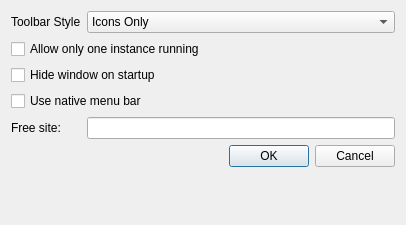
<?xml version="1.0" encoding="UTF-8"?>
<ui version="4.0">
 <class>SettingsDialog</class>
 <widget class="QDialog" name="SettingsDialog">
  <property name="geometry">
   <rect>
    <x>0</x>
    <y>0</y>
    <width>406</width>
    <height>225</height>
   </rect>
  </property>
  <property name="windowTitle">
   <string>General Settings</string>
  </property>
  <layout class="QFormLayout" name="formLayout">
   <item row="2" column="0">
    <widget class="QLabel" name="toolbarStyleLabel">
     <property name="text">
      <string>Toolbar Style</string>
     </property>
    </widget>
   </item>
   <item row="2" column="1">
    <widget class="QComboBox" name="toolbarStyleComboBox">
     <property name="sizePolicy">
      <sizepolicy hsizetype="Expanding" vsizetype="Fixed">
       <horstretch>0</horstretch>
       <verstretch>0</verstretch>
      </sizepolicy>
     </property>
     <item>
      <property name="text">
       <string>Icons Only</string>
      </property>
     </item>
     <item>
      <property name="text">
       <string>Text Only</string>
      </property>
     </item>
     <item>
      <property name="text">
       <string>Text Alongside Icons</string>
      </property>
     </item>
     <item>
      <property name="text">
       <string>Text Under Icons</string>
      </property>
     </item>
     <item>
      <property name="text">
       <string>System Style</string>
      </property>
     </item>
    </widget>
   </item>
   <item row="3" column="0" colspan="2">
    <widget class="QCheckBox" name="oneInstanceCheckBox">
     <property name="text">
      <string>Allow only one instance running</string>
     </property>
    </widget>
   </item>
   <item row="4" column="0" colspan="2">
    <widget class="QCheckBox" name="hideCheckBox">
     <property name="text">
      <string>Hide window on startup</string>
     </property>
    </widget>
   </item>
   <item row="5" column="0" colspan="2">
    <widget class="QCheckBox" name="nativeMenuBarCheckBox">
     <property name="toolTip">
      <string>Need to restart the application for this change to take effect</string>
     </property>
     <property name="text">
      <string>Use native menu bar</string>
     </property>
    </widget>
   </item>
   <item row="9" column="1">
    <widget class="QDialogButtonBox" name="buttonBox">
     <property name="orientation">
      <enum>Qt::Horizontal</enum>
     </property>
     <property name="standardButtons">
      <set>QDialogButtonBox::Cancel|QDialogButtonBox::Ok</set>
     </property>
    </widget>
   </item>
   <item row="6" column="0">
    <widget class="QLabel" name="labelFreeSite">
     <property name="text">
      <string>Free site:</string>
     </property>
    </widget>
   </item>
   <item row="6" column="1">
    <widget class="QLineEdit" name="editFreeSite"/>
   </item>
  </layout>
 </widget>
 <resources/>
 <connections>
  <connection>
   <sender>buttonBox</sender>
   <signal>rejected()</signal>
   <receiver>SettingsDialog</receiver>
   <slot>reject()</slot>
   <hints>
    <hint type="sourcelabel">
     <x>316</x>
     <y>260</y>
    </hint>
    <hint type="destinationlabel">
     <x>286</x>
     <y>274</y>
    </hint>
   </hints>
  </connection>
 </connections>
</ui>
